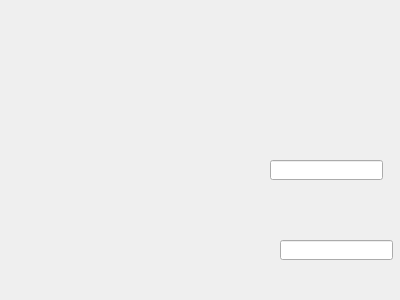
<?xml version="1.0" encoding="UTF-8"?>
<ui version="4.0">
 <class>mydelegateself</class>
 <widget class="QWidget" name="mydelegateself">
  <property name="geometry">
   <rect>
    <x>0</x>
    <y>0</y>
    <width>400</width>
    <height>300</height>
   </rect>
  </property>
  <property name="windowTitle">
   <string>mydelegateself</string>
  </property>
  <widget class="QLineEdit" name="lineEdit">
   <property name="geometry">
    <rect>
     <x>280</x>
     <y>240</y>
     <width>113</width>
     <height>20</height>
    </rect>
   </property>
  </widget>
  <widget class="QLineEdit" name="lineEdit_2">
   <property name="geometry">
    <rect>
     <x>270</x>
     <y>160</y>
     <width>113</width>
     <height>20</height>
    </rect>
   </property>
  </widget>
 </widget>
 <layoutdefault spacing="6" margin="11"/>
 <resources/>
 <connections/>
</ui>
